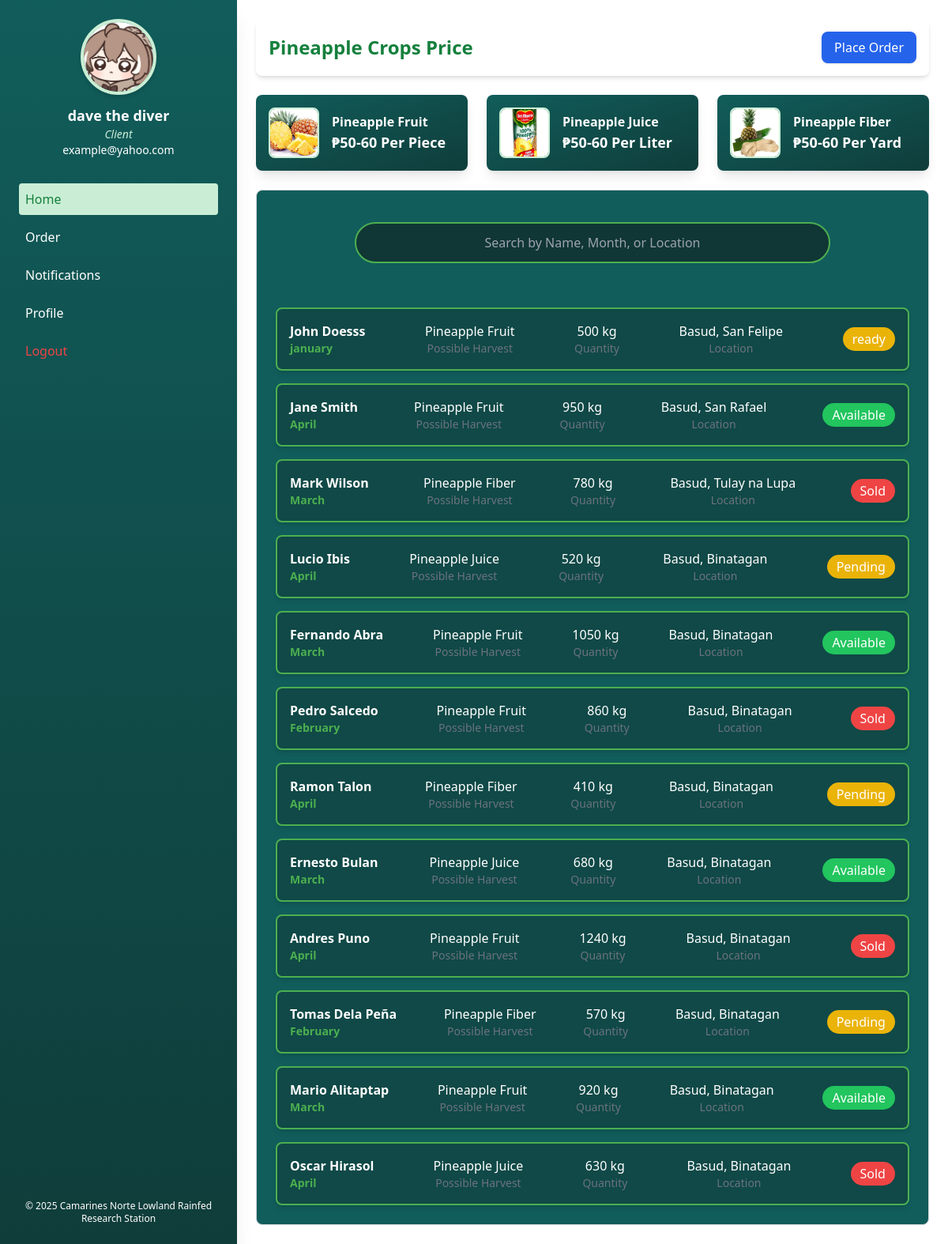
Page /clientpage.php (signed in) on the committed database.
### tables this page shows
CREATE TABLE `client_acc` (
  `email` varchar(255) NOT NULL,
  `password` varchar(255) NOT NULL,
  `phone_number` varchar(255) NOT NULL,
  `username` varchar(255) NOT NULL,
  `full_name` varchar(255) NOT NULL,
  `profile_pic` varchar(255) NOT NULL,
  `client_ID` int(255) NOT NULL
);

CREATE TABLE `farmer_acc` (
  `farmer_id` int(11) NOT NULL,
  `name` varchar(100) NOT NULL,
  `birthdate` date DEFAULT NULL,
  `age` int(3) DEFAULT NULL,
  `sex` varchar(10) DEFAULT NULL,
  `email` varchar(100) DEFAULT NULL,
  `civil_status` varchar(20) DEFAULT NULL,
  `username` varchar(255) NOT NULL,
  `password` varchar(255) NOT NULL,
  `contact_num` varchar(20) NOT NULL,
  `municipality` varchar(100) DEFAULT NULL,
  `barangay` varchar(100) DEFAULT NULL,
  `address` text DEFAULT NULL,
  `farm_location` text DEFAULT NULL,
  `varieties` varchar(255) DEFAULT NULL,
  `plantation_area` decimal(10,4) DEFAULT NULL,
  `yield` varchar(50) DEFAULT NULL,
  `years_farming` decimal(3,1) DEFAULT NULL,
  `market` varchar(50) DEFAULT NULL,
  `soil_type` varchar(100) DEFAULT NULL,
  `fertilizer` varchar(100) DEFAULT NULL,
  `profile_picture` varchar(255) DEFAULT 'default.jpg',
  `status` varchar(50) DEFAULT 'Active',
  `flowered` int(11) DEFAULT 0,
  `pested` int(11) DEFAULT 0,
  `created_at` timestamp NOT NULL DEFAULT current_timestamp(),
  `fertilizer_month` varchar(20) DEFAULT NULL,
  `fertilizer_type` varchar(50) DEFAULT NULL,
  `per_plant_grams` decimal(10,2) DEFAULT NULL,
  `fertilizer_sacks` int(11) DEFAULT NULL,
  `area` varchar(50) DEFAULT NULL,
  `last_harvest` varchar(50) DEFAULT NULL,
  `total_planted` int(11) DEFAULT 0,
  `month_of_harvest` varchar(255) DEFAULT NULL,
  `harvest_product` varchar(255) DEFAULT NULL,
  `harvest_quantity` varchar(255) DEFAULT NULL,
  `harvest_status` varchar(255) DEFAULT 'Pending',
  `pest_data` text DEFAULT '[]'
);

### db_connect.php (called while the page is built, shortened)
<?php
function displayProfileImage($profile_pic) {
    if ($profile_pic && strlen($profile_pic) > 0) {
        return $profile_pic;
    } else {
        return "profile.jpg";
    }
}
?>

### clientpage.php (the view, shortened to what this page needs)
<?php
require_once('db_connect.php');
$login_identifier = isset($_SESSION['username']) ? $_SESSION['username'] :
                   (isset($_SESSION['email']) ? $_SESSION['email'] :
                   (isset($_SESSION['contact_num']) ? $_SESSION['contact_num'] : null));
$field = isset($_SESSION['username']) ? "username" :
        (isset($_SESSION['email']) ? "email" : "contact_num");
$sql = "SELECT * FROM client_acc WHERE $field = ?";
$stmt = $conn->prepare($sql);
$stmt->bind_param("s", $login_identifier);
$stmt->execute();
$result = $stmt->get_result();
if ($result && $result->num_rows > 0) {
    $user_data = $result->fetch_assoc();
    $full_name = $user_data['full_name'] ?? "Client User";
    $email = $user_data['email'] ?? "No email provided";
    $profile_pic = $user_data['profile_pic'] ?? null;
    $user_type = "Client";
}
$profileImageSrc = displayProfileImage($profile_pic);
$sql = "SELECT name AS farmer_name,
        IFNULL(month_of_harvest, 'May') AS month_of_harvest,
        IFNULL(harvest_product, 'Pineapple Fruit') AS possible_harvest,
        IFNULL(harvest_quantity, '0') AS quantity,
        CONCAT(municipality, ', ', barangay) AS location,
        IFNULL(harvest_status, 'Pending') AS status
        FROM farmer_acc
        WHERE name IS NOT NULL
        LIMIT 100";
$stmt = $conn->prepare($sql);
$stmt->execute();
$stmt->execute();
$harvest_result = $stmt->get_result();
?>
<!DOCTYPE html>
<html lang="en">
<head>
    <script src="https://cdn.tailwindcss.com"></script>
    <link rel="stylesheet" href="https://cdnjs.cloudflare.com/ajax/libs/font-awesome/6.4.2/css/all.min.css">
</head>
<body class="flex">
    <aside class="w-1/4 bg-gradient-to-b from-[#115D5B] to-[#0F3D3A] p-6 h-screen fixed top-0 left-0 flex flex-col justify-between text-white shadow-xl">
        <div>
            <div class="flex flex-col items-center text-center mb-8">
                <div class="relative">
                    <img src="<?php echo htmlspecialchars($profileImageSrc); ?>" alt="Profile" class="w-24 h-24 rounded-full border-4 border-[#CAEED5] mb-3 object-cover shadow-md">
                </div>
                <h2 class="font-bold text-lg"><?php echo htmlspecialchars($full_name); ?></h2>
                <p class="text-sm italic text-[#CAEED5]"><?php echo htmlspecialchars($user_type); ?></p>
                <p class="text-sm"><?php echo htmlspecialchars($email); ?></p>
            </div>
            <nav class="mt-6">
                <ul class="space-y-2">
                    <li><a href="#" class="block p-2 bg-[#CAEED5] text-green-700 rounded hover:bg-gray-300">Home</a></li>
                    <li><a href="clientorder.php" class="block p-2 hover:bg-[#CAEED5] hover:text-green-700 rounded">Order</a></li>
                    <li><a href="#" class="block p-2 hover:bg-[#CAEED5] hover:text-green-700 rounded">Notifications</a></li>
                    <li><a href="clientprofile.php" class="block p-2 hover:bg-[#CAEED5] hover:text-green-700 rounded">Profile</a></li>
                    <li><a href="#" class="block p-2 text-red-500 hover:text-red-700" onclick="openLogoutModal()">Logout</a></li>
                </ul>
            </nav>
        </div>
        <footer class="text-center text-xs">&copy; 2025 Camarines Norte Lowland Rainfed Research Station</footer>
    </aside>
    <main class="w-3/4 p-6 bg-white ml-[25%]">
        <header class="flex justify-between items-center mb-6 bg-white p-4 rounded-lg shadow-md">
            <h1 class="text-2xl font-bold text-green-700">Pineapple Crops Price</h1>
            <button class="bg-blue-600 hover:bg-blue-700 text-white px-4 py-2 rounded-lg shadow transition-all">Place Order</button>
        </header>
        <div class="grid grid-cols-3 gap-6 text-white font-bold mb-6">
            <div class="product-card bg-gradient-to-br from-[#115D5B] to-[#0F3D3A] p-4 rounded-lg flex items-center cursor-pointer transition-transform transform hover:scale-105 shadow-lg"
                 onclick="filterByProduct('Pineapple Fruit')" data-product="Pineapple Fruit">
                <img src="Images/pineapple-fruit.jpg" alt="Pineapple Fruit" class="w-16 h-16 rounded-lg mr-4 object-cover border-2 border-[#CAEED5]">
                <div>
                    <h3>Pineapple Fruit</h3>
                    <p class="text-lg">₱50-60 Per Piece</p>
                </div>
            </div>
            <div class="product-card bg-gradient-to-br from-[#115D5B] to-[#0F3D3A] p-4 rounded-lg flex items-center cursor-pointer transition-transform transform hover:scale-105 shadow-lg"
                 onclick="filterByProduct('Pineapple Juice')" data-product="Pineapple Juice">
                <img src="Images/pineapple-juice.jpg" alt="Pineapple Juice" class="w-16 h-16 rounded-lg mr-4 object-cover border-2 border-[#CAEED5]">
                <div>
                    <h3>Pineapple Juice</h3>
                    <p class="text-lg">₱50-60 Per Liter</p>
                </div>
            </div>
            <div class="product-card bg-gradient-to-br from-[#115D5B] to-[#0F3D3A] p-4 rounded-lg flex items-center cursor-pointer transition-transform transform hover:scale-105 shadow-lg"
                 onclick="filterByProduct('Pineapple Fiber')" data-product="Pineapple Fiber">
                <img src="Images/pineapple-fiber2.png" alt="Pineapple Fiber" class="w-16 h-16 rounded-lg mr-4 object-cover border-2 border-[#CAEED5]">
                <div>
                    <h3>Pineapple Fiber</h3>
                    <p class="text-lg">₱50-60 Per Yard</p>
                </div>
            </div>
        </div>
        <div class="bg-[#115D5B] p-6 rounded-lg border border-gray-300 overflow-y-auto">
            <div class="flex justify-center">
                <input type="text" id="searchInput" onkeyup="filterTable()" placeholder="Search by Name, Month, or Location"
                    class="bg-[#103635] w-3/4 p-3 rounded-full mb-4 text-white border-[2.5px] border-[#4CAF50] mt-4 focus:border-green-700 focus:ring-2 focus:ring-green-700 focus:outline-none text-center">
            </div>
            <div class="space-y-4 mt-10">
                <?php
                if ($harvest_result->num_rows > 0) {
                    while ($row = $harvest_result->fetch_assoc()) {
                        echo "<a href='clientorder.php?farmer=" . urlencode($row['farmer_name']) . "' class='block'>
                                <div class='harvest-row bg-[#103635] bg-opacity-50 border-[2.5px] border-[#4CAF50] p-4 rounded-lg shadow-md flex items-center justify-between hover:bg-[#4CAF50] hover:bg-opacity-80' data-product='" . htmlspecialchars($row['possible_harvest']) . "'>
                                    <div>
                                        <p class='font-bold text-white'>{$row['farmer_name']}</p>
                                        <p class='font-bold text-sm text-[#4CAF50]'>{$row['month_of_harvest']}</p>
                                    </div>
                                    <div class='text-center'>
                                        <p class='text-white'>{$row['possible_harvest']}</p>
                                        <p class='text-sm text-gray-500'>Possible Harvest</p>
                                    </div>
                                    <div class='text-center'>
                                        <p class='text-white'>{$row['quantity']} kg</p>
                                        <p class='text-sm text-gray-500'>Quantity</p>
                                    </div>
                                    <div class='text-center'>
                                        <p class='text-white'>{$row['location']}</p>
                                        <p class='text-sm text-gray-500'>Location</p>
                                    </div>
                                    <div class='text-center'>
                                        <span class='px-3 py-1 rounded-full text-white " .
                                        ($row['status'] == 'Available' ? 'bg-green-500' : ($row['status'] == 'Sold' ? 'bg-red-500' : 'bg-yellow-500')) . "'>
                                            {$row['status']}
                                        </span>
                                    </div>
                                </div>
                              </a>";
                    }
                }
                ?>
            </div>
        </div>
    </main>
</body>
</html>

### clientpage.php (style rules this page uses)
.harvest-row { cursor: pointer; transition: transform 0.1s ease; }

### rows in the picture
client_acc: profile_pic (picture), full_name "dave the diver", email "example@yahoo.com"
farmer_acc: name "John Doesss", month_of_harvest "january", possible_harvest "Pineapple Fruit", quantity "500", location "Basud, San Felipe", status "ready"
farmer_acc: name "Jane Smith", month_of_harvest "April", possible_harvest "Pineapple Fruit", quantity "950", location "Basud, San Rafael", status "Available"
farmer_acc: name "Mark Wilson", month_of_harvest "March", possible_harvest "Pineapple Fiber", quantity "780", location "Basud, Tulay na Lupa", status "Sold"
farmer_acc: name "Lucio Ibis", month_of_harvest "April", possible_harvest "Pineapple Juice", quantity "520", location "Basud, Binatagan", status "Pending"
farmer_acc: name "Fernando Abra", month_of_harvest "March", possible_harvest "Pineapple Fruit", quantity "1050", location "Basud, Binatagan", status "Available"
farmer_acc: name "Pedro Salcedo", month_of_harvest "February", possible_harvest "Pineapple Fruit", quantity "860", location "Basud, Binatagan", status "Sold"
farmer_acc: name "Ramon Talon", month_of_harvest "April", possible_harvest "Pineapple Fiber", quantity "410", location "Basud, Binatagan", status "Pending"
farmer_acc: name "Ernesto Bulan", month_of_harvest "March", possible_harvest "Pineapple Juice", quantity "680", location "Basud, Binatagan", status "Available"
farmer_acc: name "Andres Puno", month_of_harvest "April", possible_harvest "Pineapple Fruit", quantity "1240", location "Basud, Binatagan", status "Sold"
farmer_acc: name "Tomas Dela Peña", month_of_harvest "February", possible_harvest "Pineapple Fiber", quantity "570", location "Basud, Binatagan", status "Pending"
farmer_acc: name "Mario Alitaptap", month_of_harvest "March", possible_harvest "Pineapple Fruit", quantity "920", location "Basud, Binatagan", status "Available"
farmer_acc: name "Oscar Hirasol", month_of_harvest "April", possible_harvest "Pineapple Juice", quantity "630", location "Basud, Binatagan", status "Sold"

### other values in the picture
$user_type "Client"
